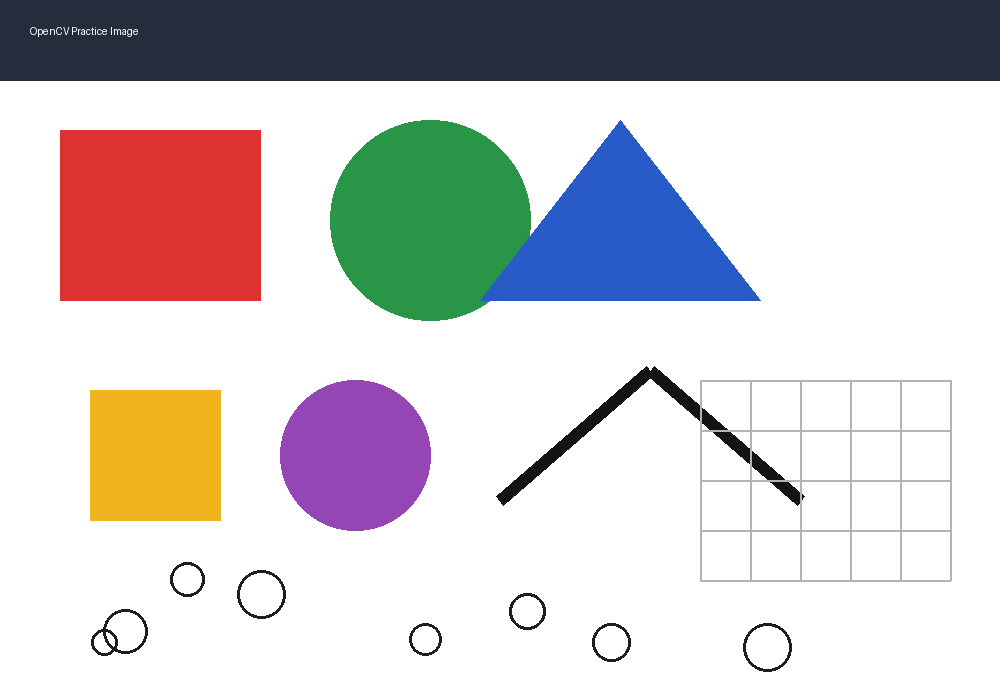
#> input picture Computer Vision/opencv_practice.png, 1000 x 700 px, found by its file name
$ python Resize.py
#> lines starting #> are read from the running program, lines starting #| are printed output that depends on the picture
import cv2
image = cv2.imread("D:\Computer Vision\opencv_practice.png")
#> image is the input picture: shape (700, 1000, 3); mean B, G, R 201.9, 200.6, 204.6
if image is None:
    print("Image not found")
else:
    resized = cv2.resize(image, (300,300))
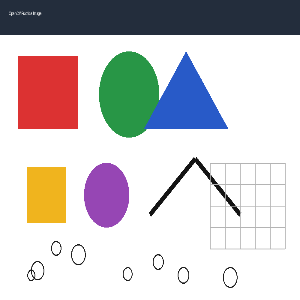
#> resized: shape (300, 300, 3); mean B, G, R 201.8, 200.4, 204.3
    cv2.imshow("Original", image)
    cv2.imshow("Resized", resized)
    cv2.waitKey(0)
    cv2.destroyAllWindows()
    # cv2.imwrite("Resized.png",resized)
